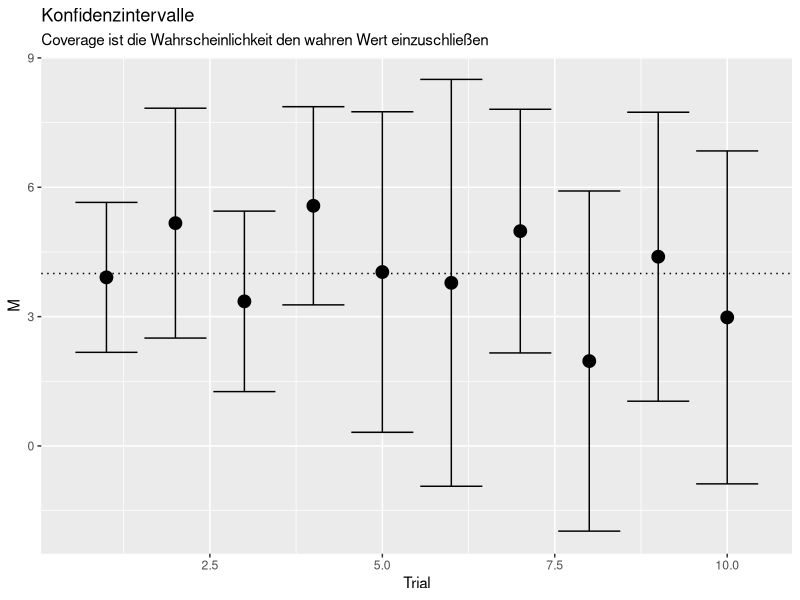
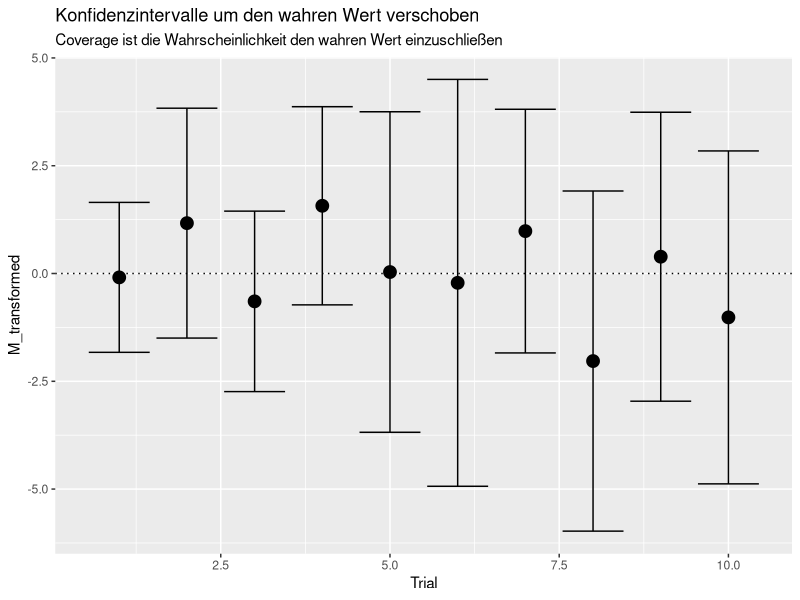
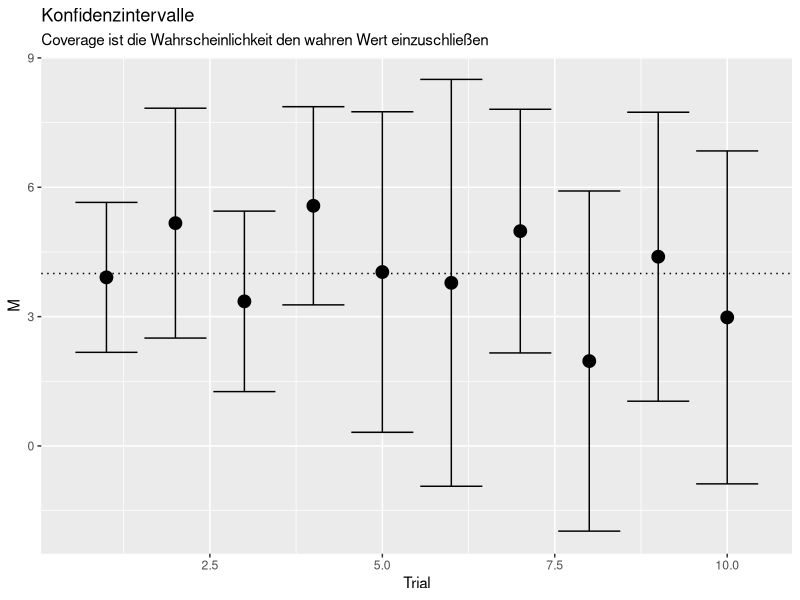
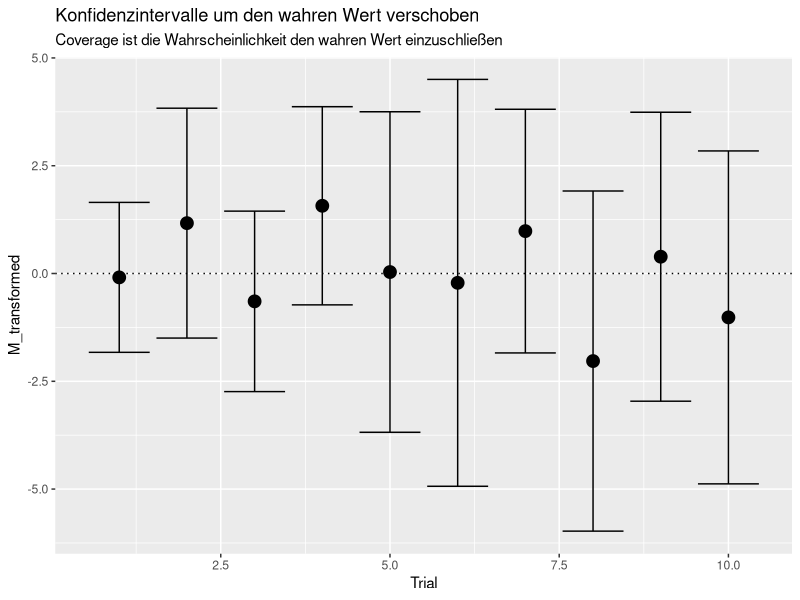
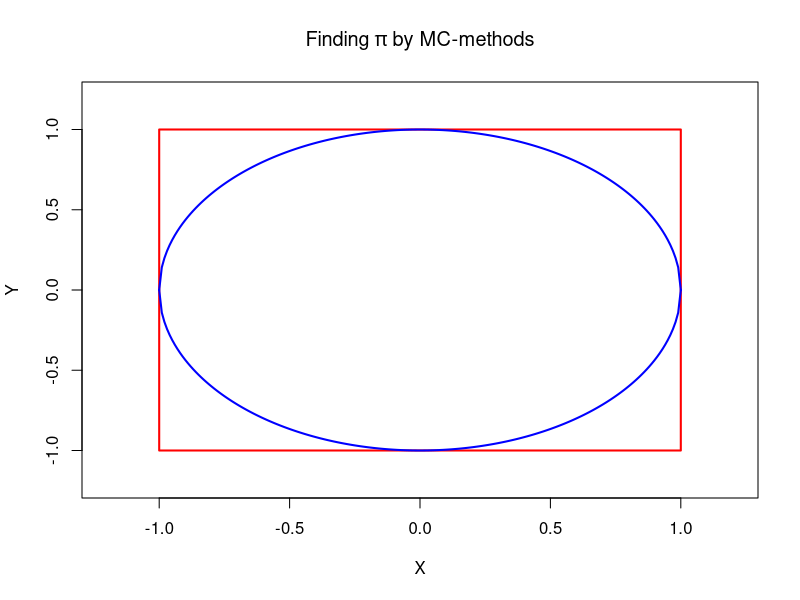
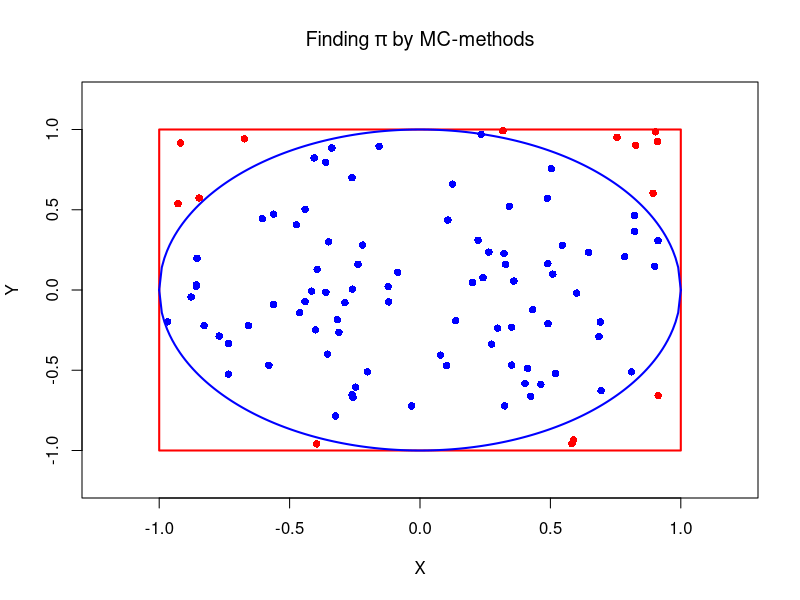

Reproduce these figures in R, in order. (Note: this script raises an error after producing the figures.)
## ---- chunk 1
# Aktuell sollen die global options für die Kompilierung auf den default Einstellungen gelassen werden

library(ggplot2) # ggplot2 und dplyr werden nur für Grafiken benötigt
## ---- chunk 2
set.seed(1234) # Vergleichbarkeit
# (Pseudo-)Zufallsvariablen simulieren
X <- rnorm(n = 10, mean = 4, sd = 5)
X

set.seed(1234) # Vergleichbarkeit
# (Pseudo-)Zufallsvariablen simulieren
Y <- rnorm(n = 10, mean = 4, sd = 5)
Y
## ---- chunk 3
set.seed(4)
## ---- chunk 4
Z <- rnorm(n = 10, mean = 4, sd = 5)
Z

cbind(X, Y, Z) # Vergleiche alle erzeugten Variablen
## ---- chunk 5
cor(cbind(X, Y, Z)) # Korrelation der erstellten Zufallsvariablen
## ---- chunk 6
mean(X) # Mittelwert
sd(X)   # SD
n <- length(X) # Stichprobenumfang (Länge des Vektors = Anzahl an Ziehungen)
sd(X)/sqrt(n)  # SE
## ---- chunk 7
N <- c(10, 50, 100)
for(n in N)
{
     print(n)
}
## ---- chunk 8
Reps <- 10
for(i in 1:Reps)
{
     print(i)
}
## ---- chunk 9
i <- 1 # Initialisierung
while(i <= Reps)
{
     print(i)
     i <- i + 1 # Erhöhe i um 1
}
## ---- chunk 10
i <- 1 # Initialisierung
repeat
{
     if(i > Reps) # Prüfe, ob i nun größer Reps ist, falls ja, dann beende
     {
          break
     }
     
     print(i)
     i <- i + 1 # Erhöhe i um 1
}
## ---- chunk 11
Reps <- 10
M <- rep(NA, Reps)
M # M besteht nur aus Missings
for(i in 1:Reps)
{
     M[i] <- i^2
}
M # M besteht aus den Zahlen von 1 bis 10 zum Quadrat
## ---- chunk 12
Reps <- 10
M <- rep(NA, Reps)
set.seed(100) # Vergleichbarkeit
for(i in 1:Reps)
{
     X <- rnorm(n = 10, mean = 4, sd = 5)
     M[i] <- mean(X)
}
M # M besteht aus den Mittelwerten der 10 Trials
## ---- chunk 13
Reps <- 10
M <- rep(NA, Reps); SE <- rep(NA, Reps) # Zeilen lassen sich auch mit ";" hintereinander schreiben
set.seed(100) # Vergleichbarkeit
for(i in 1:Reps)
{
     X <- rnorm(n = 10, mean = 4, sd = 5)
     M[i] <- mean(X)
     SE[i] <- sd(X)/sqrt(length(X))
}
M # Mittelwerte der 10 Trials
SE # SEs der 10 Trials
## ---- chunk 14
Reps <- 10
set.seed(100) # Vergleichbarkeit
X_data <- replicate(n = Reps, expr = rnorm(n = 10, mean = 4, sd = 5), simplify = F)
X_data
## ---- chunk 15
X_data[[3]] # 3. Replikation
## ---- chunk 16
calculate_mean_SE <- function(X)
{
     M <- mean(X)
     SE <- sd(X)/sqrt(length(X))
     out <- list("Mean" = M, "StdError" = SE) # Output bestimmen
     return(out) # Funktionsoutput
}
## ---- chunk 17
calculate_mean_SE(X = X_data[[3]])
## ---- chunk 18
Erg3 <- calculate_mean_SE(X = X_data[[3]])
names(Erg3)
Erg3$Mean
Erg3$StdError
## ---- chunk 19
Results <- lapply(X = X_data, FUN = calculate_mean_SE)
Results[[3]] # 3. Listeneintrag
## ---- chunk 20
sResults <- sapply(X = X_data, FUN = calculate_mean_SE)
sResults
## ---- chunk 21
Mean_X <- mean(M) # äquivalent zu 
Mean_X2 <- mean(unlist(sResults[1, ])) #, denn die Mittelwerte stehen in der ersten Zeile 
# von sResults, die allerdings wieder als Liste ausgegeben wird und damit mit `unlist` erst
# in einen Vektor transformiert werden muss
Mean_X
Mean_X2
## ---- chunk 22
Bias <- Mean_X - 4
Bias
## ---- chunk 23
Rel_Bias <- (Mean_X - 4)/4   # oder <- Bias/4
Rel_Bias
Rel_Bias * 100 # in Prozent
## ---- chunk 24
MCSE <- mean(SE)
MCSE2 <- mean(unlist(sResults[2,]))

MCSD <- sd(M)
MCSD2 <- sd(unlist(sResults[1,]))

MCSE
MCSD
## ---- chunk 25
Bias_SE <- MCSE - MCSD
Bias_SE

Rel_Bias_SE <- (MCSE - MCSD)/MCSD
Rel_Bias_SE
## ---- chunk 26
MCSE - 5/sqrt(10)                   # Bias zum wahren SE
(MCSE - 5/sqrt(10))/(5/sqrt(10))    # rel. Bias zum wahren SE
## ---- chunk 27
M - 4 # die Abweichungen
(M-4)^2 # quadratischen Abweichungen
MSE <- mean((M-4)^2) # mittleren quadratischen Abweichungen
MSE
RMSE <- sqrt(MSE) # Wurzel aus den mittleren quadratischen Abweichungen
RMSE
## ---- chunk 28
Bias
MCSD^2
## ---- chunk 29
Bias^2 + MCSD^2 * 9/10 
MSE
## ---- chunk 30
RMSE
## ---- chunk 31
abs(M/SE)

M2 <- unlist(sResults[1,]) # andere Methode
SE2 <- unlist(sResults[2,]) # andere Methode
abs(M2/SE2) # identisch zu oben, also können wir uns auf eines der beiden konzentrieren
## ---- chunk 32
abs(M/SE) > 1.96
## ---- chunk 33
mean(abs(M/SE) > 1.96)
## ---- chunk 34
Trial <- 1:length(M) # Trial-Nr.
MSE <- data.frame(cbind(Trial, M, SE))

library(ggplot2)
ggplot(data = MSE,mapping = aes(x = Trial, y = M)) + geom_point(cex = 4)+geom_hline(yintercept = 4, lty = 3)+geom_errorbar(mapping = aes(ymin = M - 1.96*SE, ymax = M + 1.96*SE))+ggtitle("Konfidenzintervalle", subtitle = "Coverage ist die Wahrscheinlichkeit den wahren Wert einzuschließen")
## ---- chunk 35
mean(M - 1.96 * SE <= 4 & M + 1.96 * SE >= 4)
## ---- chunk 36
Trial <- 1:length(M) # Trial-Nr.
M_transformed <- M - 4
MSE <- data.frame(cbind(Trial, M_transformed, SE))

library(ggplot2)
ggplot(data = MSE, mapping = aes(x = Trial, y = M_transformed)) + geom_point(cex = 4)+geom_hline(yintercept = 0, lty = 3)+geom_errorbar(mapping = aes(ymin = M_transformed - 1.96*SE, ymax = M_transformed + 1.96*SE))+ggtitle("Konfidenzintervalle um den wahren Wert verschoben", subtitle = "Coverage ist die Wahrscheinlichkeit den wahren Wert einzuschließen")
## ---- chunk 37
mean(abs(M-4)/SE <= 1.96)
## ---- chunk 38
calculate_mean_SE_short <- function(X)
{
     return(list("Mean" = mean(X), "StdError" = sd(X)/sqrt(length(X))))
}
calculate_mean_SE_short(X = X_data[[3]])
## ---- chunk 39
my_coverage_function <- function(Ests, SEs, truth)
{
        absBias <- abs(Ests-truth)
        coverage <- mean(absBias/SEs <= 1.96)
        return(coverage)
}

# ausprobieren:
my_coverage_function(Est = M, SE = SE, truth = 4)
## ---- chunk 40
Trial <- 1:length(M) # Trial-Nr.
MSE <- data.frame(cbind(Trial, M, SE))

library(ggplot2)
ggplot(data = MSE,mapping = aes(x = Trial, y = M)) + geom_point(cex = 4)+geom_hline(yintercept = 4, lty = 3)+geom_errorbar(mapping = aes(ymin = M - 1.96*SE, ymax = M + 1.96*SE))+ggtitle("Konfidenzintervalle", subtitle = "Coverage ist die Wahrscheinlichkeit den wahren Wert einzuschließen")
## ---- chunk 41
Trial <- 1:length(M) # Trial-Nr.
M_transformed <- M - 4
MSE <- data.frame(cbind(Trial, M_transformed, SE))

library(ggplot2)
ggplot(data = MSE, mapping = aes(x = Trial, y = M_transformed)) + geom_point(cex = 4)+geom_hline(yintercept = 0, lty = 3)+geom_errorbar(mapping = aes(ymin = M_transformed - 1.96*SE, ymax = M_transformed + 1.96*SE))+ggtitle("Konfidenzintervalle um den wahren Wert verschoben", subtitle = "Coverage ist die Wahrscheinlichkeit den wahren Wert einzuschließen")
## ---- chunk 42
message("|=====>--------------------------------------------|  12% elapsed =  4s  ~ 26s")
## ---- chunk 43
message("|++++++++++++++++++++                              | 39% ~03s")      
## ---- chunk 44
message("|+++++++++++++++++++                               | 38% ~10s")
## ---- chunk 45
plot(x = c(1,1,-1,-1,1), y = c(1,-1,-1,1,1), type = "l", 
     ylim = c(-1.2, 1.2), xlim = c(-1.2, 1.2), ylab = "Y", 
     xlab = "X", col = "red", lwd = 2, main = expression("Finding"~pi~"by MC-methods"))
x <- seq(-1,1,0.01)
lines(x = x, y = sqrt(1-x^2), lwd = 2, col = "blue") # Formel eines Kreises,
lines(x = x, y = -sqrt(1-x^2), lwd = 2, col = "blue") # umgestellt nach x
## ---- chunk 46
plot(x = c(1,1,-1,-1,1), y = c(1,-1,-1,1,1), type = "l", 
     ylim = c(-1.2, 1.2), xlim = c(-1.2, 1.2), ylab = "Y", 
     xlab = "X", col = "red", lwd = 2, main = expression("Finding"~pi~"by MC-methods"))
x <- seq(-1,1,0.01)
lines(x = x, y = sqrt(1-x^2), lwd = 2, col = "blue") # Formel eines Kreises,
lines(x = x, y = -sqrt(1-x^2), lwd = 2, col = "blue") # umgestellt nach x
data <- matrix(runif(n = 2*10^2, min = -1, max = 1), nrow = 10^2)
x <- data[,1]; y <- data[,2]
in_circle <- x^2+y^2<=1 # ! verneint eine boolsche (TRUE oder FALSE)-Variable:
points(x[in_circle], y[in_circle], col = "blue", pch = 16) # Punkte innerhalb des Kreises
points(x[!in_circle], y[!in_circle], col = "red", pch = 16) # Punkte außerhalb des Kreises
## ---- chunk 47
message("|+++++                                             | 10% ~01m 50s")
# in short
data <- matrix(runif(n = 2*10^6, min = -1, max = 1), nrow = 10^6)
x <- data[,1]; y <- data[,2]
in_circle <- x^2+y^2<=1
mean(in_circle)*4
## ---- chunk 48
mean(in_circle)*4 # pi
pi # aus R
## ---- chunk 49
# in short
x <- data[,1]; y <- data[,2]
in_circle <- x^2+y^2<=1
mean(in_circle)*4 # pi
pi # aus R
## ---- chunk 50
# in short
data <- matrix(runif(n = 2*10^8, min = -1, max = 1), nrow = 10^8)
x <- data[,1]; y <- data[,2]
in_circle <- x^2+y^2<=1
mean(in_circle)*4 # pi
pi # aus R
